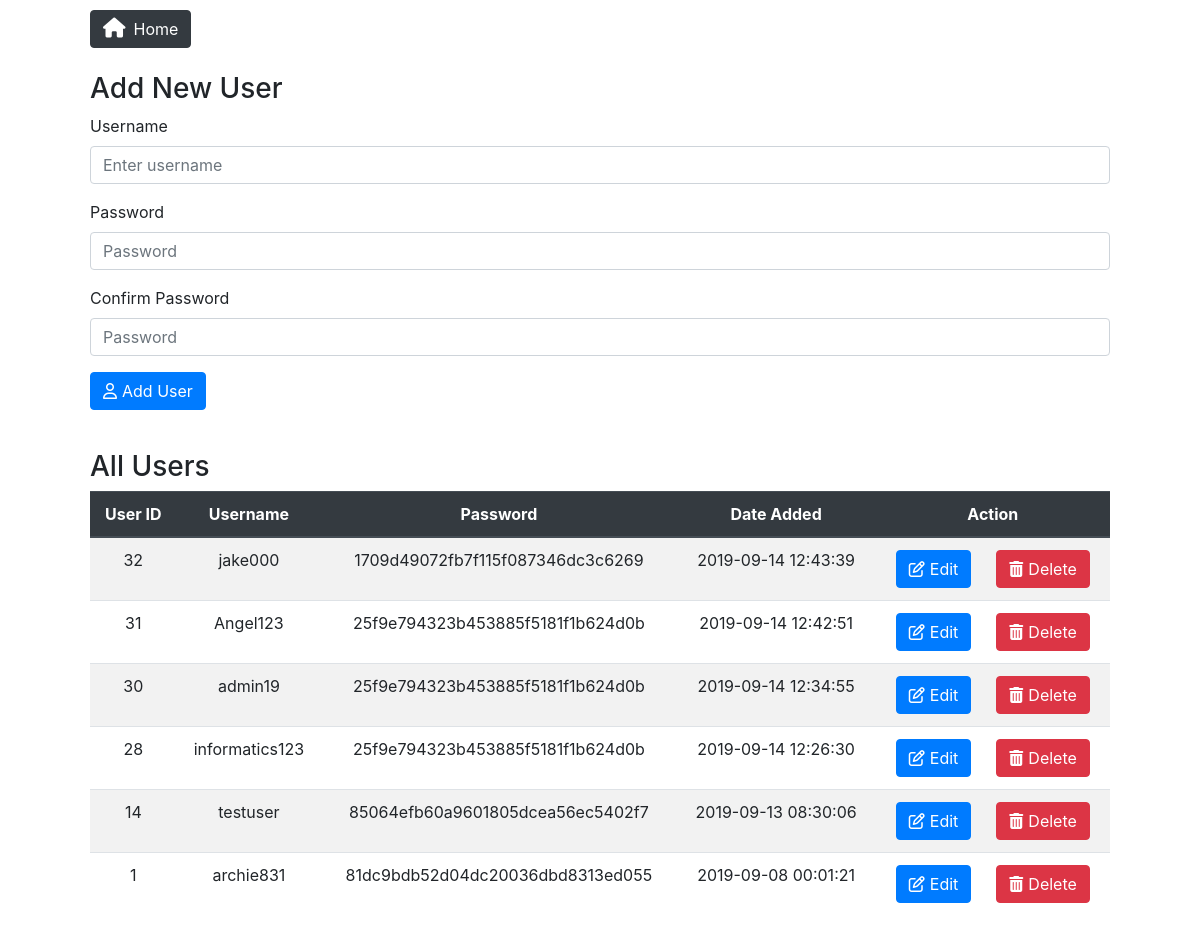
Screenshot of /user.php with the database file from the repository.
### tables this page shows
CREATE TABLE `users` (
  `uId` int(11) NOT NULL,
  `uUsername` varchar(255) NOT NULL,
  `uPassword` varchar(255) NOT NULL,
  `uDateAdded` datetime NOT NULL
);

### user.php (the view, shortened to what this page needs)
<html>
<head>
	<link rel="stylesheet" href="https://stackpath.bootstrapcdn.com/bootstrap/4.3.1/css/bootstrap.min.css">
	<link rel="stylesheet" type="text/css" href="assets/style.css">
</head>
<body>
	<?php
	include_once("config.php");
	$result = $dbConn->query("SELECT * FROM users order by uId DESC");
	?>
	<a href="index.php"><button type="button" class="btn btn-dark"><i class='fas fa-home'></i>Home</button></a>
	<br/><br/>
	<h3>Add New User</h3>
	<form action="addusers.php" method="post" name="form">
		<div class="form-group">
			<label for="userName">Username</label>
			<input type="text" class="form-control" id="userName" placeholder="Enter username" name="uUsername" required>
		</div>
		<div class="form-group">
			<label for="pw">Password</label>
			<input type="password" class="form-control" id="pw" placeholder="Password" name="pw">
		</div>
		<div class="form-group">
			<label for="conPw">Confirm Password</label>
			<input type="password" class="form-control" id="conPw" placeholder="Password">
		</div>
		<button type="submit" class="btn btn-primary" name="Submit" id="submit"><i class='far fa-user'></i>Add User</button>
	</form>
	<br>
	<h3>All Users</h3>
	<table class="table table-striped">
	<thead class="thead-dark">
		<tr>
		<th scope="col">User ID</th>
		<th scope="col">Username</th>
		<th scope="col">Password</th>
		<th scope="col">Date Added</th>
		<th scope="col">Action</th>
		</tr>
	</thead>
  <tbody>
	<?php
		while($row = $result->fetch(PDO::FETCH_ASSOC)){
			echo "<tr>";
			echo "<td>".$row['uId']."</td>";
			echo "<td>".$row['uUsername']."</td>";
			echo "<td>".$row['uPassword']."</td>";
			echo "<td>".$row['uDateAdded']."</td>";
			echo "<td><button type=\"button\" class=\"btn btn-primary\" data-target=\"#id$row[uId]\" data-toggle=\"modal\"><i class='far fa-edit'></i>Edit</button><button type=\"button\" class=\"btn btn-danger\" data-target=\"#del$row[uId]\" data-toggle=\"modal\"><i class='fas fa-trash-alt'></i>Delete</button></td>";
		}
	?>
	</tbody>
</body>
</html>

### assets/style.css (style rules this page uses)
body { width: 85%; margin: auto; }
.btn-primary { margin-right: 25px; color: white; }
.btn-dark { margin-top: 10px !important; margin-right: 20px; }
.fa-home { font-size: 20px; margin-right: 8px; }
.fa-trash-alt, .fa-edit, .fa-user, .fa-box-open, .fa-cart-plus, .fa-dollar-sign, .fa-arrow-circle-left { margin-right: 5px; }
a:link, a:visited { color: white; text-decoration: none; }
th, .table td { text-align: center; }

### rows the page displays
users: uId "32", uUsername "jake000", uPassword "1709d49072fb7f115f087346dc3c6269", uDateAdded "2019-09-14 12:43:39"
users: uId "31", uUsername "Angel123", uPassword "25f9e794323b453885f5181f1b624d0b", uDateAdded "2019-09-14 12:42:51"
users: uId "30", uUsername "admin19", uPassword "25f9e794323b453885f5181f1b624d0b", uDateAdded "2019-09-14 12:34:55"
users: uId "28", uUsername "informatics123", uPassword "25f9e794323b453885f5181f1b624d0b", uDateAdded "2019-09-14 12:26:30"
users: uId "14", uUsername "testuser", uPassword "85064efb60a9601805dcea56ec5402f7", uDateAdded "2019-09-13 08:30:06"
users: uId "1", uUsername "archie831", uPassword "81dc9bdb52d04dc20036dbd8313ed055", uDateAdded "2019-09-08 00:01:21"
